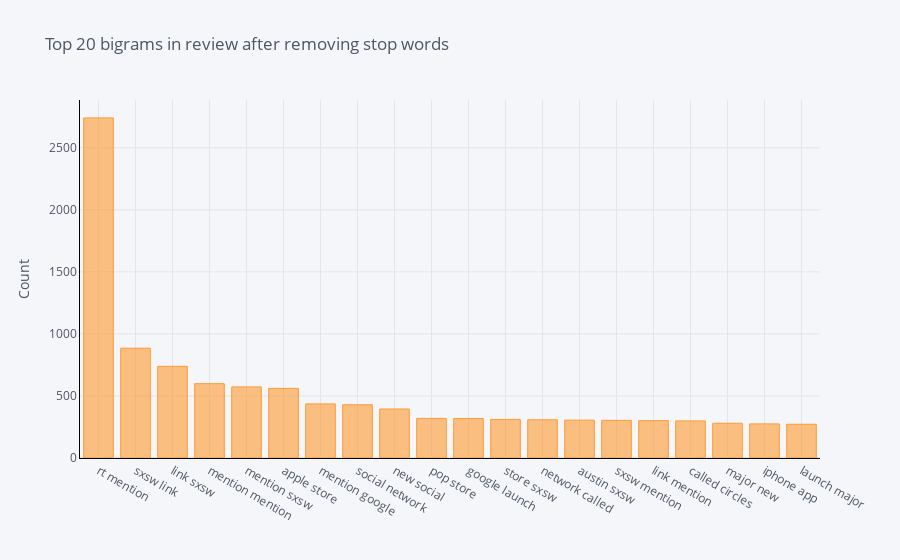

Notebook code cell kept with this figure:
### Code cell
def get_top_n_bigram(corpus, n=None):
    vec = CountVectorizer(ngram_range=(2, 2), stop_words='english').fit(corpus)
    bag_of_words = vec.transform(corpus)
    sum_words = bag_of_words.sum(axis=0) 
    words_freq = [(word, sum_words[0, idx]) for word, idx in vec.vocabulary_.items()]
    words_freq =sorted(words_freq, key = lambda x: x[1], reverse=True)
    return words_freq[:n]
common_words = get_top_n_bigram(df['tweet_text'], 20)
for word, freq in common_words:
    print(word, freq)
df4 = pd.DataFrame(common_words, columns = ['tweet_text' , 'count'])
df4.groupby('tweet_text').sum()['count'].sort_values(ascending=False).iplot(
    kind='bar', yTitle='Count', linecolor='black', title='Top 20 bigrams in review after removing stop words')

### Figure 1 — Plotly figure (JSON) as saved in the notebook; plotly's stock layout.template omitted (floating-point values rounded to 4 significant figures)
{"data": [{"marker": {"color": "rgba(255, 153, 51, 0.6)", "line": {"color": "rgba(255, 153, 51, 1.0)", "width": 1}}, "name": "count", "orientation": "v", "text": "", "type": "bar", "x": ["rt mention", "sxsw link", "link sxsw", "mention mention", "mention sxsw", "apple store", "mention google", "social network", "new social", "pop store", "google launch", "store sxsw", "network called", "austin sxsw", "sxsw mention", "link mention", "called circles", "major new", "iphone app", "launch major"], "y": [2741, 885, 739, 599, 573, 561, 436, 429, 395, 319, 318, 311, 308, 305, 303, 301, 299, 280, 275, 272]}], "layout": {"legend": {"bgcolor": "#F5F6F9", "font": {"color": "#4D5663"}}, "paper_bgcolor": "#F5F6F9", "plot_bgcolor": "#F5F6F9", "title": {"font": {"color": "#4D5663"}, "text": "Top 20 bigrams in review after removing stop words"}, "xaxis": {"gridcolor": "#E1E5ED", "linecolor": "black", "showgrid": true, "tickfont": {"color": "#4D5663"}, "title": {"font": {"color": "#4D5663"}, "text": ""}, "zerolinecolor": "#E1E5ED"}, "yaxis": {"gridcolor": "#E1E5ED", "linecolor": "black", "showgrid": true, "tickfont": {"color": "#4D5663"}, "title": {"font": {"color": "#4D5663"}, "text": "Count"}, "zerolinecolor": "#E1E5ED"}}}
